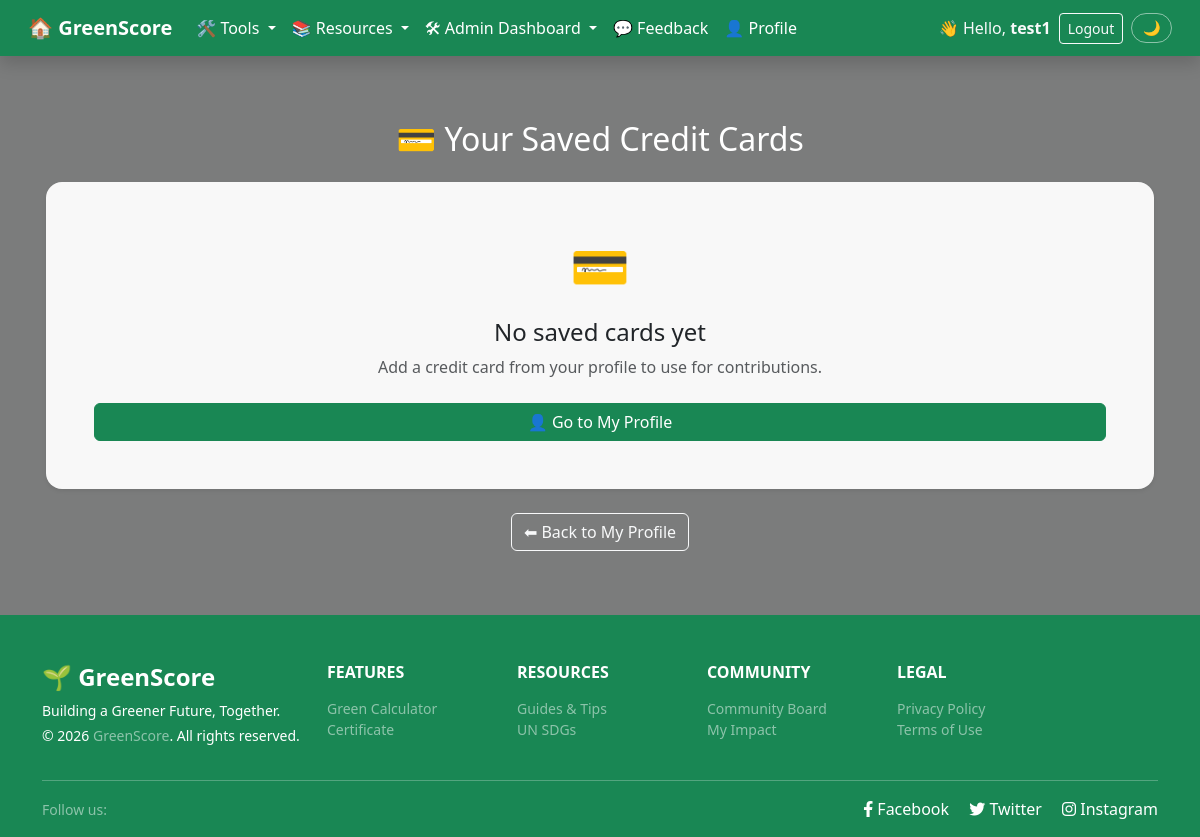
The page /pages/user/view_cards.php (signed in) on the database as committed earlier.
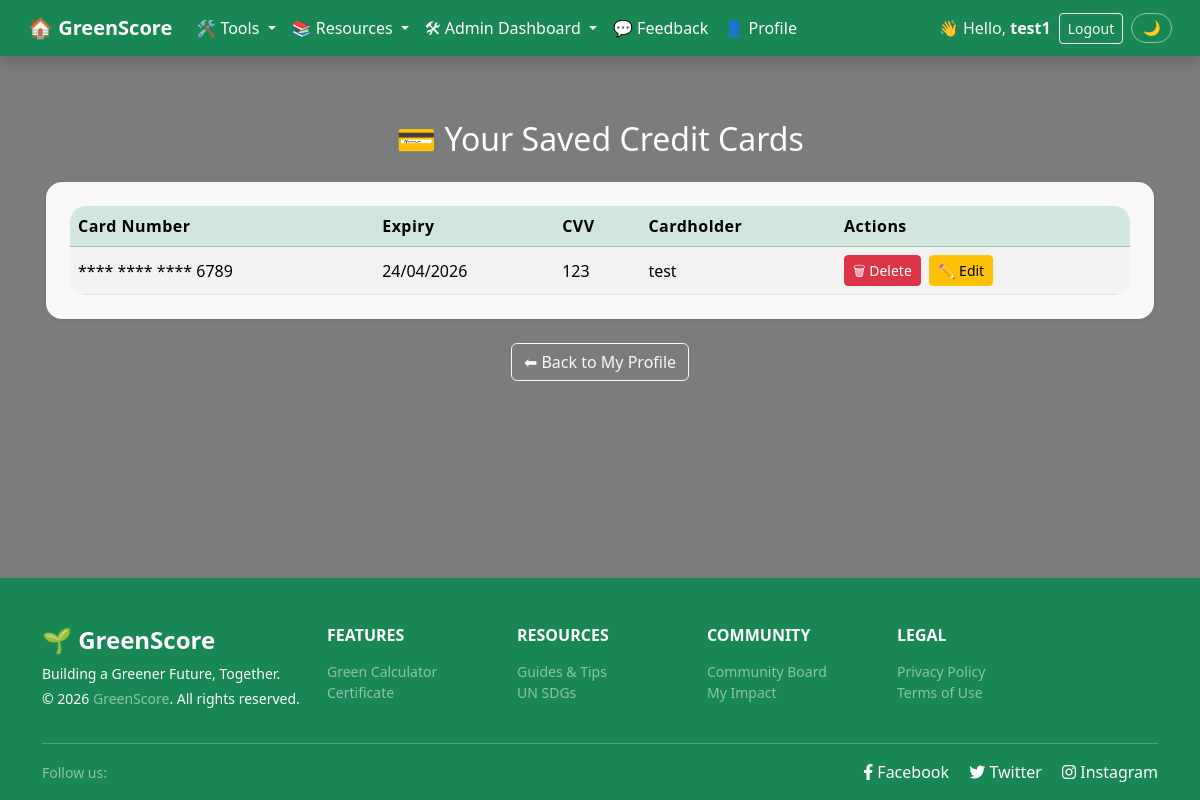
The same page on the database as committed later.
### tables this page shows
CREATE TABLE `credit_cards` (
  `id` int(11) NOT NULL,
  `user_id` int(11) NOT NULL,
  `card_number` varchar(16) NOT NULL,
  `expiry_date` date NOT NULL,
  `cardholder_name` varchar(100) NOT NULL,
  `cvv` varchar(4) NOT NULL,
  `created_at` timestamp NOT NULL DEFAULT current_timestamp()
);

### pages/user/view_cards.php (the view, shortened to what this page needs)
<?php
require_once ROOT_PATH . '/includes/connect_db.php';
$b      = BASE_URL;
$userId = (int) $_SESSION['user_id'];
$stmt = mysqli_prepare($link,
    "SELECT id, card_number, expiry_date, cardholder_name, cvv
     FROM credit_cards
     WHERE user_id = ?"
);
mysqli_stmt_bind_param($stmt, 'i', $userId);
mysqli_stmt_execute($stmt);
$r    = mysqli_stmt_get_result($stmt);
$rows = mysqli_fetch_all($r, MYSQLI_ASSOC);
?>
<!DOCTYPE html>
<html lang="en">
<head>
    <?php include ROOT_PATH . '/includes/head.php'; ?>
</head>
<body class="bg-page overlay-50"
      style="background-image: url('<?= $b ?>/assets/images/forest-money.jpg'); color: #333;">
<?php include ROOT_PATH . '/includes/nav.php'; ?>
<div class="container content-wrapper">
    <h2 class="text-white text-center mb-4">💳 Your Saved Credit Cards</h2>
    <?php if (!empty($rows)): ?>
        <div class="card card-bg shadow-sm p-4 mb-4">
            <div class="table-responsive">
                <table class="table table-striped align-middle mb-0">
                    <thead class="table-success">
                        <tr>
                            <th>Card Number</th>
                            <th>Expiry</th>
                            <th>CVV</th>
                            <th>Cardholder</th>
                            <th>Actions</th>
                        </tr>
                    </thead>
                    <tbody>
                    <?php foreach ($rows as $row): ?>
                        <tr>
                            <td>**** **** **** <?= substr($row['card_number'], -4) ?></td>
                            <td><?= date('d/m/Y', strtotime($row['expiry_date'])) ?></td>
                            <td><?= htmlspecialchars($row['cvv']) ?></td>
                            <td><?= htmlspecialchars($row['cardholder_name']) ?></td>
                            <td>
                                <button class="btn btn-sm btn-danger"
                                        data-bs-toggle="modal"
                                        data-bs-target="#delModal<?= $row['id'] ?>">
                                    🗑 Delete
                                </button>
                                <button class="btn btn-sm btn-warning ms-1"
                                        data-bs-toggle="modal"
                                        data-bs-target="#editModal<?= $row['id'] ?>">
                                    ✏️ Edit
                                </button>
                            </td>
                        </tr>
                    <?php endforeach; ?>
                    </tbody>
                </table>
            </div>
        </div>
    <?php else: ?>
        <div class="card card-bg shadow-sm p-5 text-center">
            <div style="font-size:3rem;">💳</div>
            <h4 class="mt-3 mb-2">No saved cards yet</h4>
            <p class="text-muted mb-4">Add a credit card from your profile to use for contributions.</p>
            <a href="<?= $b ?>/pages/user/user_account.php"
               class="btn btn-success px-4">👤 Go to My Profile</a>
        </div>
    <?php endif; ?>
    <div class="mt-4 text-center">
        <a href="<?= $b ?>/pages/user/user_account.php" class="btn btn-outline-light">
            ⬅ Back to My Profile
        </a>
    </div>
</div>
<?php include ROOT_PATH . '/includes/footer.php'; ?>
</body>
</html>

Rows that differ between the two databases and show on the page:
added credit_cards: card_number "6789", expiry_date "24/04/2026", cvv "123", cardholder_name "test"
Other text that changed with them:
text no longer shown: "💳 No saved cards yet Add a credit card from your profile to use for contributions. 👤 Go to My Profile"
text now shown: "Card Number Expiry CVV Cardholder Actions"
